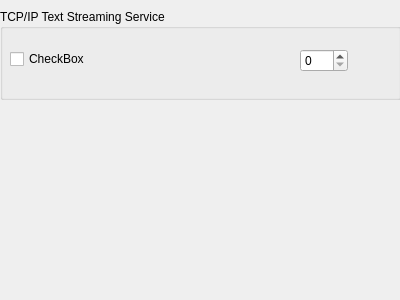
<?xml version="1.0" encoding="UTF-8"?>
<ui version="4.0">
 <class>StreamServicePluginOptions</class>
 <widget class="QWidget" name="StreamServicePluginOptions">
  <property name="geometry">
   <rect>
    <x>0</x>
    <y>0</y>
    <width>400</width>
    <height>300</height>
   </rect>
  </property>
  <property name="windowTitle">
   <string>Form</string>
  </property>
  <widget class="QGroupBox" name="groupBox">
   <property name="geometry">
    <rect>
     <x>0</x>
     <y>9</y>
     <width>401</width>
     <height>91</height>
    </rect>
   </property>
   <property name="title">
    <string>TCP/IP Text Streaming Service</string>
   </property>
   <widget class="QSpinBox" name="spinBox">
    <property name="geometry">
     <rect>
      <x>300</x>
      <y>40</y>
      <width>48</width>
      <height>23</height>
     </rect>
    </property>
   </widget>
   <widget class="QCheckBox" name="enabledCheck">
    <property name="geometry">
     <rect>
      <x>10</x>
      <y>40</y>
      <width>85</width>
      <height>20</height>
     </rect>
    </property>
    <property name="text">
     <string>CheckBox</string>
    </property>
   </widget>
  </widget>
 </widget>
 <resources/>
 <connections/>
</ui>
